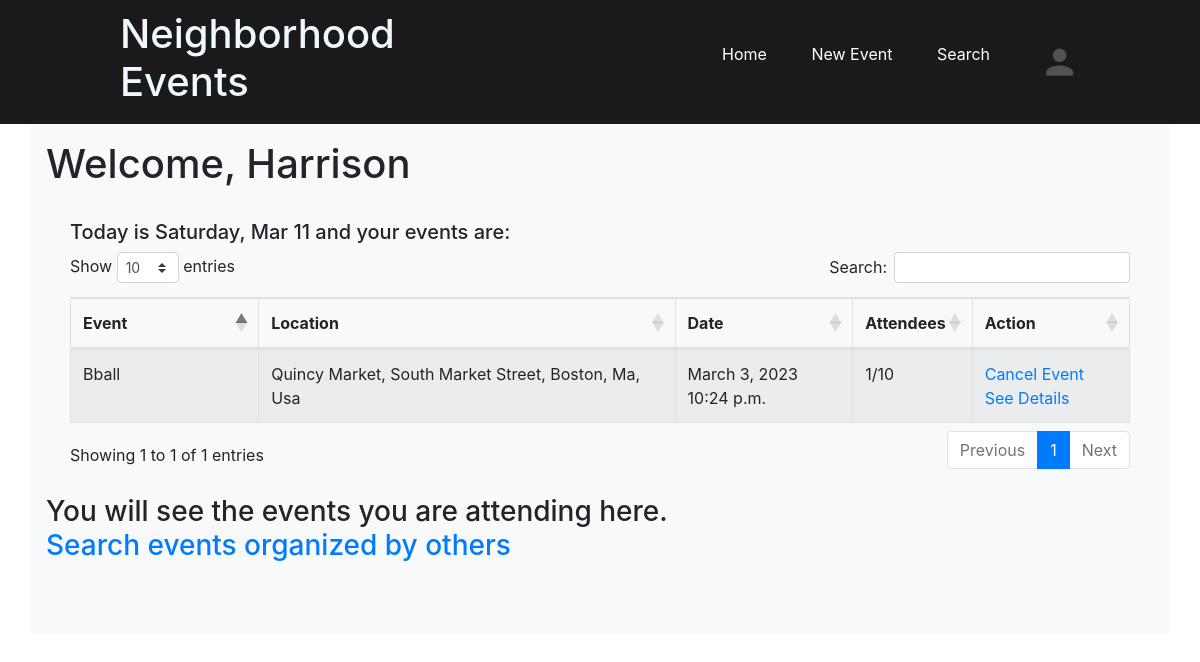
Page /dashboard/ (signed in) on the earlier database version.
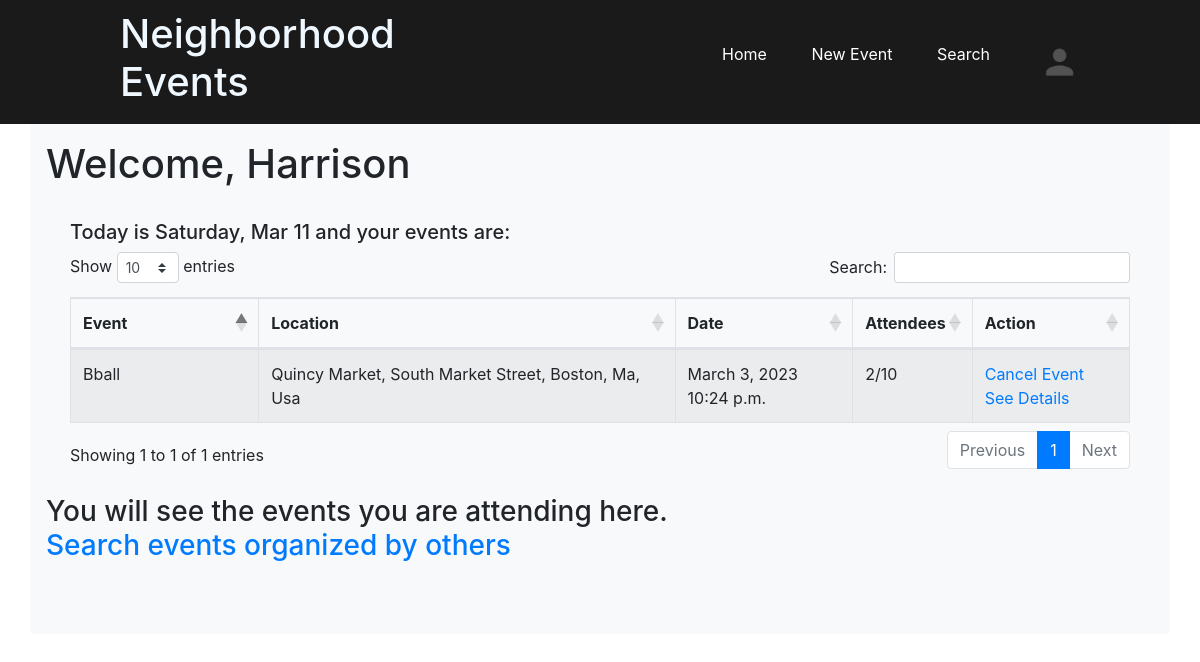
Same page on the later database version.
### neighborhood_events_app/models.py (models this page shows, shortened)
class Event(models.Model):
    title = models.CharField(max_length=255)
    date = models.DateField()
    time = models.TimeField()
    max_attendees = models.IntegerField()
    information = models.CharField(max_length=255)
    location = models.CharField(max_length=255)
    created_at = models.DateTimeField(auto_now_add=True)
    updated_at = models.DateTimeField(auto_now=True)
    objects = EventManager()
    user = models.ForeignKey(User, related_name= "events", on_delete=models.CASCADE)
    attendees = models.ManyToManyField(User, related_name="attendees")
    number_of_attendees = models.IntegerField()

### neighborhood_events_app/views.py (the view)
# urls.py: path('dashboard/', views.dashboard),
def dashboard(request):
    user = User.objects.get(id=request.session['id'])
    future_events = user.attendees.all()
    events_attending_but_not_organized = []
    for event in future_events:
        if event.user != user:
            events_attending_but_not_organized.append(event)
    context = {
        'one_user' : user,
        'user_events' : Event.objects.filter(user = User.objects.get(id=request.session['id'])),
        'todays_date' : todays_date.strftime("%A, %b %d"),
        'future_events' : events_attending_but_not_organized,
    }
    return render(request, "dashboard.html", context)

### neighborhood_events_app/templates/dashboard.html (shortened to what this page needs)
{% extends 'base.html' %}
{% block content %}
<body>
    <h1>Welcome, {{one_user.first_name}} </h1>
    {% if not user_events %}
        <h3 class="pb-5">One you have created an event, you will see it here. <br>
            <a href="/create/event">Create one now</a></h3>
    {% else %}
    <div class="container col-12 p-4">
        <h5 class="page_title">Today is {{todays_date}} and your events are:</h5>
        <table class="table table-striped table-bordered" id="sortTable1">
            <colgroup>
                <col span="1" style="width:18%">
                <col span="1" style="width:40%">
                <col span="1" style="width:17%">
                <col span="1" style="width:10%">
                <col span="1" style="width:15%">
            </colgroup>
            <thead>
                <tr>
                    <th>Event</th>
                    <th>Location</th>
                    <th>Date</th>
                    <th>Attendees</th>
                    <th>Action</th>
                </tr>
            </thead>
            <tbody>
                {% for event in user_events %}
                <tr>
                    <td>{{event.title}}</td>
                    <td>{{event.location}}</td>
                    <td>{{event.date}}<br>{{event.time}}</td>
                    <td>{{event.number_of_attendees}}/{{event.max_attendees}}</td>
                    <td>
                        <a href="/cancel_event/{{event.id}}">Cancel Event</a><br>
                        <a href="/view_event/{{event.id}}">See Details</a>
                    </td>
                </tr>
                {% endfor %}
            </tbody>
        </table>
    </div>
    {% endif %}
    {% if not future_events %}
        <h3 class="pb-5">You will see the events you are attending here. <br>
            <a href="/search">Search events organized by others</a></h3>
    {% endif %}
</body>
{% endblock %}

Differences in the rows shown:
changed Event "Bball": number_of_attendees "1" → "2"
